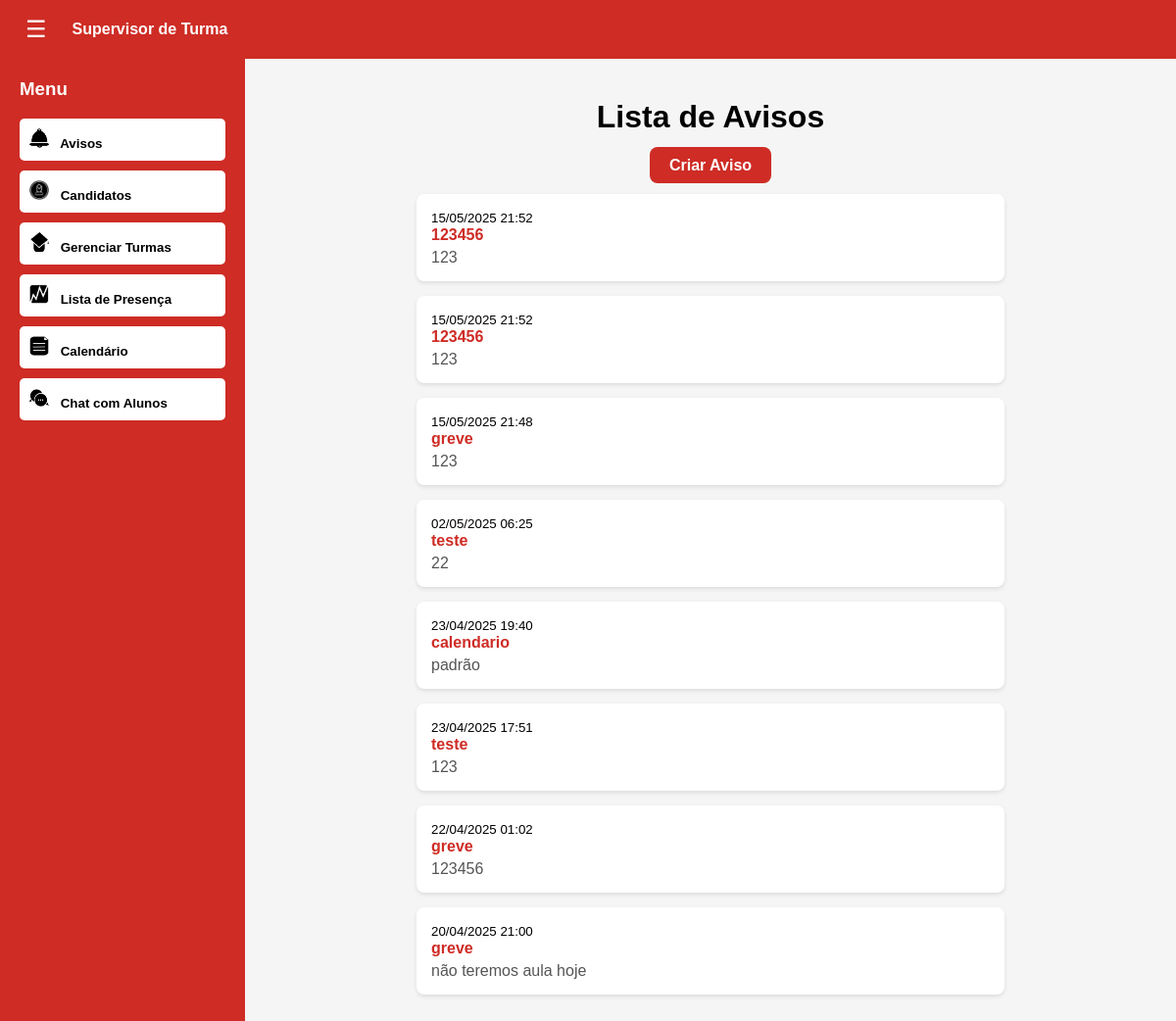
The page /avisos/ (signed in) on the database its author committed.
### portal/models.py (models this page shows, shortened)
class Aviso(models.Model):
    titulo = models.CharField(max_length=200)
    mensagem = models.TextField()
    data_criacao = models.DateTimeField(auto_now_add=True)
    criado_por = models.ForeignKey(User, on_delete=models.CASCADE)

### portal/views.py (the view)
# urls.py: path('avisos/', views.lista_avisos_prof, name='lista_avisos_prof'),
@login_required
def lista_avisos_prof(request):
    avisos = Aviso.objects.order_by('-data_criacao')
    return render(request, 'lista_avisos_prof.html', {'avisos': avisos})

### portal/templates/lista_avisos_prof.html (shortened to what this page needs)
<!DOCTYPE html>
<html lang="pt-BR">
<head>
</head>
<body>
    <div class="header">
        <button class="toggle-btn" onclick="toggleSidebar()">☰</button>
        <div class="nome_professor">Supervisor de Turma</div>
    </div>
    <div class="sidebar" id="sidebar">
        <h3>Menu</h3>
        <button onclick="window.location.href='/avisos/'">
            <img src="/static/portal/img/avisos.png" alt="Avisos" style="width:20px; height:20px; margin-right:8px;">
            Avisos
        </button>
        <button onclick="window.location.href='/candidatos/'">
            <img src="/static/portal/img/candidatos.png" alt="Candidatos" style="width:20px; height:20px; margin-right:8px;">
            Candidatos
        </button>
        <button onclick="window.location.href='/turmas/professor/'">
            <img src="/static/portal/img/turmas.png" alt="Gerenciar Turmas" style="width:20px; height:20px; margin-right:8px;">
            Gerenciar Turmas
        </button>
        <button onclick="window.location.href='/turmas/listar/'">
            <img src="/static/portal/img/presenca.png" alt="Lista de Presença" style="width:20px; height:20px; margin-right:8px;">
            Lista de Presença
        </button>
        <button onclick="window.location.href='/calendario/'">
            <img src="/static/portal/img/papel.png" alt="Calendário" style="width:20px; height:20px; margin-right:8px;">
            Calendário
        </button>
        <button onclick="window.location.href='/chat/professor/'">
            <img src="/static/portal/img/chat.png" alt="Chat com Alunos" style="width:20px; height:20px; margin-right:8px;">
            Chat com Alunos
        </button>
    </div>
    <div class="content">
        <h1 class = "h1">Lista de Avisos</h1>
        {% if request.user.is_authenticated and request.user.professor %}
    <div style="text-align: center; margin: 20px 0;">
        <a href="{% url 'criar_aviso' %}" class="criar-aviso">Criar Aviso</a>
        </div>
        {% endif %}
        <div class="avisos">
            {% if avisos %}
                {% for aviso in avisos %}
                    <div class="aviso">
                        <small>{{ aviso.data_criacao|date:"d/m/Y H:i" }}</small>
                        <h4>{{ aviso.titulo }}</h4>
                        <p>{{ aviso.mensagem }}</p>
                    </div>
                {% endfor %}
            {% else %}
                <p class="sem-avisos">Nenhum aviso disponível no momento.</p>
            {% endif %}
        </div>
    </div>
</body>
</html>

### portal/templates/lista_avisos_prof.html (style rules this page uses)
body { margin: 0; font-family: Arial, sans-serif; background: #f5f5f5; }
.header { width: 100%; height: 60px; background: #CE2C25; color: white; display: flex; align-items: center; padding: 0 20px; box-sizing: border-box; position: fixed; top: 0; left: 0; z-index: 1000; }
.h1 { text-align: center; }
.toggle-btn { font-size: 24px; margin-right: 20px; cursor: pointer; background: none; border: none; color: white; }
.nome_professor { font-weight: bold; }
.sidebar { position: fixed; top: 60px; left: 0; width: 250px; height: calc(100% - 60px); background: #CE2C25; padding: 20px; box-sizing: border-box; transition: transform 0.3s ease; }
.sidebar h3 { color: white; margin-top: 0; }
.sidebar button { display: block; width: 100%; margin: 10px 0; padding: 10px; background: white; color: black; border: none; cursor: pointer; text-align: left; border-radius: 5px; font-weight: bold; }
.content { margin-top: 60px; margin-left: 250px; padding: 20px; transition: margin-left 0.3s ease; }
.avisos { max-width: 600px; margin: 0 auto; }
.aviso { background: white; border-radius: 8px; box-shadow: 0 2px 4px rgba(0,0,0,0.1); padding: 15px; margin-bottom: 15px; }
.aviso h4 { margin: 0 0 5px 0; color: #CE2C25; }
.aviso p { margin: 0; color: #555; }
.criar-aviso { background: #CE2C25; color: white; padding: 10px 20px; border: none; border-radius: 8px; cursor: pointer; font-weight: bold; margin-bottom: 20px; text-decoration: none; text-align: center; }

### rows shown on the page
Aviso: data_criacao "15/05/2025 21:52", titulo "123456", mensagem "123"
Aviso: data_criacao "15/05/2025 21:52", titulo "123456", mensagem "123"
Aviso: data_criacao "15/05/2025 21:48", titulo "greve", mensagem "123"
Aviso: data_criacao "02/05/2025 06:25", titulo "teste", mensagem "22"
Aviso: data_criacao "23/04/2025 19:40", titulo "calendario", mensagem "padrão"
Aviso: data_criacao "23/04/2025 17:51", titulo "teste", mensagem "123"
Aviso: data_criacao "22/04/2025 01:02", titulo "greve", mensagem "123456"
Aviso: data_criacao "20/04/2025 21:00", titulo "greve", mensagem "não teremos aula hoje"
